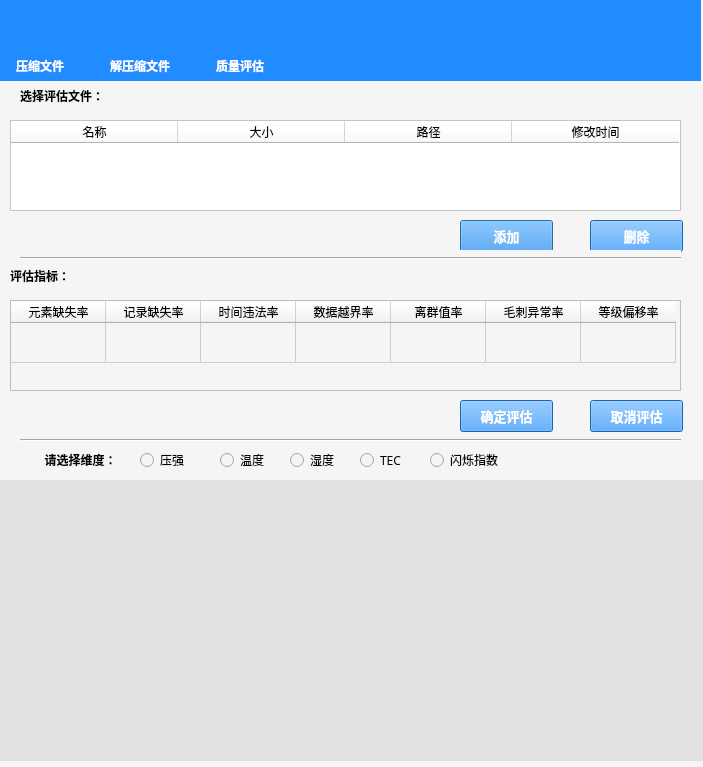
<?xml version="1.0" encoding="UTF-8"?>
<ui version="4.0">
 <class>EvaluateUI</class>
 <widget class="QDialog" name="EvaluateUI">
  <property name="geometry">
   <rect>
    <x>0</x>
    <y>0</y>
    <width>703</width>
    <height>767</height>
   </rect>
  </property>
  <property name="font">
   <font>
    <family>Adobe Devanagari</family>
   </font>
  </property>
  <property name="focusPolicy">
   <enum>Qt::TabFocus</enum>
  </property>
  <property name="windowTitle">
   <string>评估界面</string>
  </property>
  <property name="styleSheet">
   <string notr="true">background-color: rgb(245, 245, 245);</string>
  </property>
  <widget class="QLabel" name="label">
   <property name="geometry">
    <rect>
     <x>20</x>
     <y>440</y>
     <width>121</width>
     <height>41</height>
    </rect>
   </property>
   <property name="font">
    <font>
     <family>Adobe Devanagari</family>
     <weight>75</weight>
     <bold>true</bold>
    </font>
   </property>
   <property name="focusPolicy">
    <enum>Qt::TabFocus</enum>
   </property>
   <property name="styleSheet">
    <string notr="true">color: rgb(0, 0, 0);</string>
   </property>
   <property name="text">
    <string>请选择维度：</string>
   </property>
   <property name="alignment">
    <set>Qt::AlignCenter</set>
   </property>
  </widget>
  <widget class="QLabel" name="dis_picture">
   <property name="geometry">
    <rect>
     <x>0</x>
     <y>480</y>
     <width>711</width>
     <height>281</height>
    </rect>
   </property>
   <property name="styleSheet">
    <string notr="true">background-color: rgb(226, 226, 226);</string>
   </property>
   <property name="text">
    <string/>
   </property>
  </widget>
  <widget class="QTableWidget" name="index_tab">
   <property name="geometry">
    <rect>
     <x>10</x>
     <y>300</y>
     <width>671</width>
     <height>91</height>
    </rect>
   </property>
   <property name="font">
    <font>
     <family>Adobe Devanagari</family>
     <pointsize>13</pointsize>
    </font>
   </property>
   <property name="showGrid">
    <bool>true</bool>
   </property>
   <attribute name="horizontalHeaderVisible">
    <bool>true</bool>
   </attribute>
   <attribute name="horizontalHeaderDefaultSectionSize">
    <number>95</number>
   </attribute>
   <attribute name="verticalHeaderVisible">
    <bool>false</bool>
   </attribute>
   <attribute name="verticalHeaderCascadingSectionResizes">
    <bool>false</bool>
   </attribute>
   <attribute name="verticalHeaderMinimumSectionSize">
    <number>21</number>
   </attribute>
   <attribute name="verticalHeaderDefaultSectionSize">
    <number>40</number>
   </attribute>
   <attribute name="verticalHeaderHighlightSections">
    <bool>true</bool>
   </attribute>
   <row>
    <property name="text">
     <string>1</string>
    </property>
   </row>
   <column>
    <property name="text">
     <string>元素缺失率</string>
    </property>
   </column>
   <column>
    <property name="text">
     <string>记录缺失率</string>
    </property>
   </column>
   <column>
    <property name="text">
     <string>时间违法率</string>
    </property>
   </column>
   <column>
    <property name="text">
     <string>数据越界率</string>
    </property>
   </column>
   <column>
    <property name="text">
     <string>离群值率</string>
    </property>
   </column>
   <column>
    <property name="text">
     <string>毛刺异常率</string>
    </property>
   </column>
   <column>
    <property name="text">
     <string>等级偏移率</string>
    </property>
   </column>
  </widget>
  <widget class="QRadioButton" name="radio_pre">
   <property name="geometry">
    <rect>
     <x>140</x>
     <y>450</y>
     <width>61</width>
     <height>20</height>
    </rect>
   </property>
   <property name="text">
    <string>压强</string>
   </property>
   <property name="iconSize">
    <size>
     <width>11</width>
     <height>11</height>
    </size>
   </property>
  </widget>
  <widget class="QRadioButton" name="radio_tem">
   <property name="geometry">
    <rect>
     <x>220</x>
     <y>450</y>
     <width>61</width>
     <height>20</height>
    </rect>
   </property>
   <property name="text">
    <string>温度</string>
   </property>
  </widget>
  <widget class="QRadioButton" name="radio_moi">
   <property name="geometry">
    <rect>
     <x>290</x>
     <y>450</y>
     <width>51</width>
     <height>20</height>
    </rect>
   </property>
   <property name="text">
    <string>湿度</string>
   </property>
  </widget>
  <widget class="QRadioButton" name="radio_fli">
   <property name="geometry">
    <rect>
     <x>430</x>
     <y>450</y>
     <width>91</width>
     <height>20</height>
    </rect>
   </property>
   <property name="text">
    <string>闪烁指数</string>
   </property>
  </widget>
  <widget class="QRadioButton" name="radio_TEC">
   <property name="geometry">
    <rect>
     <x>360</x>
     <y>450</y>
     <width>61</width>
     <height>20</height>
    </rect>
   </property>
   <property name="text">
    <string>TEC</string>
   </property>
  </widget>
  <widget class="Line" name="line">
   <property name="geometry">
    <rect>
     <x>20</x>
     <y>430</y>
     <width>661</width>
     <height>20</height>
    </rect>
   </property>
   <property name="orientation">
    <enum>Qt::Horizontal</enum>
   </property>
  </widget>
  <widget class="QLabel" name="label_2">
   <property name="geometry">
    <rect>
     <x>10</x>
     <y>260</y>
     <width>101</width>
     <height>31</height>
    </rect>
   </property>
   <property name="font">
    <font>
     <family>Adobe Devanagari</family>
     <weight>75</weight>
     <bold>true</bold>
    </font>
   </property>
   <property name="styleSheet">
    <string notr="true">color: rgb(0, 0, 0);</string>
   </property>
   <property name="text">
    <string>评估指标：</string>
   </property>
  </widget>
  <widget class="QTableWidget" name="file_info">
   <property name="geometry">
    <rect>
     <x>10</x>
     <y>120</y>
     <width>671</width>
     <height>91</height>
    </rect>
   </property>
   <property name="styleSheet">
    <string notr="true">background-color: rgb(255, 255, 255);</string>
   </property>
   <property name="lineWidth">
    <number>3</number>
   </property>
   <property name="sizeAdjustPolicy">
    <enum>QAbstractScrollArea::AdjustToContents</enum>
   </property>
   <property name="showGrid">
    <bool>false</bool>
   </property>
   <property name="rowCount">
    <number>0</number>
   </property>
   <attribute name="horizontalHeaderVisible">
    <bool>true</bool>
   </attribute>
   <attribute name="horizontalHeaderCascadingSectionResizes">
    <bool>false</bool>
   </attribute>
   <attribute name="horizontalHeaderMinimumSectionSize">
    <number>28</number>
   </attribute>
   <attribute name="horizontalHeaderDefaultSectionSize">
    <number>167</number>
   </attribute>
   <attribute name="verticalHeaderVisible">
    <bool>false</bool>
   </attribute>
   <attribute name="verticalHeaderMinimumSectionSize">
    <number>37</number>
   </attribute>
   <attribute name="verticalHeaderDefaultSectionSize">
    <number>45</number>
   </attribute>
   <column>
    <property name="text">
     <string>名称</string>
    </property>
   </column>
   <column>
    <property name="text">
     <string>大小</string>
    </property>
   </column>
   <column>
    <property name="text">
     <string>路径</string>
    </property>
   </column>
   <column>
    <property name="text">
     <string>修改时间</string>
    </property>
   </column>
  </widget>
  <widget class="QPushButton" name="scan_file">
   <property name="geometry">
    <rect>
     <x>460</x>
     <y>220</y>
     <width>93</width>
     <height>32</height>
    </rect>
   </property>
   <property name="font">
    <font>
     <family>Adobe Devanagari</family>
     <pointsize>10</pointsize>
     <weight>75</weight>
     <bold>true</bold>
    </font>
   </property>
   <property name="styleSheet">
    <string notr="true">background-color: rgb(32, 140, 255);
color: rgb(255, 255, 255);</string>
   </property>
   <property name="text">
    <string>添加</string>
   </property>
  </widget>
  <widget class="QPushButton" name="delete_file">
   <property name="geometry">
    <rect>
     <x>590</x>
     <y>220</y>
     <width>93</width>
     <height>32</height>
    </rect>
   </property>
   <property name="font">
    <font>
     <family>Adobe Devanagari</family>
     <pointsize>10</pointsize>
     <weight>75</weight>
     <bold>true</bold>
    </font>
   </property>
   <property name="styleSheet">
    <string notr="true">background-color: rgb(32, 140, 255);
color: rgb(255, 255, 255);</string>
   </property>
   <property name="text">
    <string>删除</string>
   </property>
  </widget>
  <widget class="Line" name="line_2">
   <property name="geometry">
    <rect>
     <x>20</x>
     <y>250</y>
     <width>661</width>
     <height>16</height>
    </rect>
   </property>
   <property name="orientation">
    <enum>Qt::Horizontal</enum>
   </property>
  </widget>
  <widget class="QPushButton" name="comfirm_evaluate">
   <property name="geometry">
    <rect>
     <x>460</x>
     <y>400</y>
     <width>93</width>
     <height>32</height>
    </rect>
   </property>
   <property name="font">
    <font>
     <family>Adobe Devanagari</family>
     <pointsize>10</pointsize>
     <weight>75</weight>
     <bold>true</bold>
    </font>
   </property>
   <property name="styleSheet">
    <string notr="true">background-color: rgb(32, 140, 255);
color: rgb(255, 255, 255);</string>
   </property>
   <property name="text">
    <string>确定评估</string>
   </property>
  </widget>
  <widget class="QPushButton" name="cancel_evaluate">
   <property name="geometry">
    <rect>
     <x>590</x>
     <y>400</y>
     <width>93</width>
     <height>32</height>
    </rect>
   </property>
   <property name="font">
    <font>
     <family>Adobe Devanagari</family>
     <pointsize>10</pointsize>
     <weight>75</weight>
     <bold>true</bold>
    </font>
   </property>
   <property name="styleSheet">
    <string notr="true">background-color: rgb(32, 140, 255);
color: rgb(255, 255, 255);</string>
   </property>
   <property name="text">
    <string>取消评估</string>
   </property>
  </widget>
  <widget class="QLabel" name="label_3">
   <property name="geometry">
    <rect>
     <x>20</x>
     <y>80</y>
     <width>121</width>
     <height>31</height>
    </rect>
   </property>
   <property name="font">
    <font>
     <family>Adobe Devanagari</family>
     <weight>75</weight>
     <bold>true</bold>
    </font>
   </property>
   <property name="styleSheet">
    <string notr="true">color: rgb(0, 0, 0);</string>
   </property>
   <property name="text">
    <string>选择评估文件：</string>
   </property>
  </widget>
  <widget class="QWidget" name="widget" native="true">
   <property name="geometry">
    <rect>
     <x>0</x>
     <y>0</y>
     <width>701</width>
     <height>81</height>
    </rect>
   </property>
   <property name="styleSheet">
    <string notr="true">background-color: rgb(32, 140, 255);</string>
   </property>
   <widget class="QPushButton" name="btn_com">
    <property name="geometry">
     <rect>
      <x>20</x>
      <y>0</y>
      <width>61</width>
      <height>51</height>
     </rect>
    </property>
    <property name="font">
     <font>
      <family>Adobe Devanagari</family>
      <pointsize>14</pointsize>
      <weight>75</weight>
      <bold>true</bold>
     </font>
    </property>
    <property name="styleSheet">
     <string notr="true">border-radius:100px;</string>
    </property>
    <property name="text">
     <string/>
    </property>
    <property name="icon">
     <iconset resource="../../../Compress/DataCompress/dcmp/picture.qrc">
      <normaloff>:/image/10.png</normaloff>:/image/10.png</iconset>
    </property>
    <property name="iconSize">
     <size>
      <width>50</width>
      <height>50</height>
     </size>
    </property>
    <property name="autoRepeat">
     <bool>false</bool>
    </property>
   </widget>
   <widget class="QPushButton" name="btn_dis">
    <property name="geometry">
     <rect>
      <x>120</x>
      <y>0</y>
      <width>61</width>
      <height>51</height>
     </rect>
    </property>
    <property name="font">
     <font>
      <family>Adobe Devanagari</family>
      <pointsize>14</pointsize>
      <weight>75</weight>
      <bold>true</bold>
     </font>
    </property>
    <property name="styleSheet">
     <string notr="true">border-radius:100px;</string>
    </property>
    <property name="text">
     <string/>
    </property>
    <property name="icon">
     <iconset resource="../../../Compress/DataCompress/dcmp/picture.qrc">
      <normaloff>:/image/11.png</normaloff>:/image/11.png</iconset>
    </property>
    <property name="iconSize">
     <size>
      <width>50</width>
      <height>50</height>
     </size>
    </property>
   </widget>
   <widget class="QPushButton" name="btn_eva">
    <property name="geometry">
     <rect>
      <x>220</x>
      <y>0</y>
      <width>61</width>
      <height>51</height>
     </rect>
    </property>
    <property name="font">
     <font>
      <family>Adobe Devanagari</family>
      <pointsize>14</pointsize>
      <weight>75</weight>
      <bold>true</bold>
     </font>
    </property>
    <property name="styleSheet">
     <string notr="true">border-radius:100px;</string>
    </property>
    <property name="text">
     <string/>
    </property>
    <property name="icon">
     <iconset resource="../../../Compress/DataCompress/dcmp/picture.qrc">
      <normaloff>:/image/12.png</normaloff>:/image/12.png</iconset>
    </property>
    <property name="iconSize">
     <size>
      <width>50</width>
      <height>50</height>
     </size>
    </property>
    <property name="autoRepeat">
     <bool>false</bool>
    </property>
   </widget>
   <widget class="QLabel" name="label_7">
    <property name="geometry">
     <rect>
      <x>10</x>
      <y>50</y>
      <width>81</width>
      <height>31</height>
     </rect>
    </property>
    <property name="font">
     <font>
      <family>Adobe Devanagari</family>
      <weight>75</weight>
      <bold>true</bold>
     </font>
    </property>
    <property name="styleSheet">
     <string notr="true">color: rgb(255, 255, 255);
background：transparent；</string>
    </property>
    <property name="text">
     <string>  压缩文件</string>
    </property>
   </widget>
   <widget class="QLabel" name="label_8">
    <property name="geometry">
     <rect>
      <x>110</x>
      <y>50</y>
      <width>91</width>
      <height>31</height>
     </rect>
    </property>
    <property name="font">
     <font>
      <family>Adobe Devanagari</family>
      <weight>75</weight>
      <bold>true</bold>
     </font>
    </property>
    <property name="styleSheet">
     <string notr="true">color: rgb(255, 255, 255);
background：transparent；</string>
    </property>
    <property name="text">
     <string>解压缩文件</string>
    </property>
   </widget>
   <widget class="QLabel" name="label_9">
    <property name="geometry">
     <rect>
      <x>210</x>
      <y>50</y>
      <width>81</width>
      <height>31</height>
     </rect>
    </property>
    <property name="font">
     <font>
      <family>Adobe Devanagari</family>
      <weight>75</weight>
      <bold>true</bold>
     </font>
    </property>
    <property name="styleSheet">
     <string notr="true">color: rgb(255, 255, 255);
background：transparent；</string>
    </property>
    <property name="text">
     <string>  质量评估</string>
    </property>
   </widget>
  </widget>
 </widget>
 <resources>
  <include location="../../../Compress/DataCompress/dcmp/picture.qrc"/>
 </resources>
 <connections>
  <connection>
   <sender>scan_file</sender>
   <signal>clicked()</signal>
   <receiver>EvaluateUI</receiver>
   <slot>select_evafile()</slot>
   <hints>
    <hint type="sourcelabel">
     <x>494</x>
     <y>251</y>
    </hint>
    <hint type="destinationlabel">
     <x>464</x>
     <y>231</y>
    </hint>
   </hints>
  </connection>
  <connection>
   <sender>delete_file</sender>
   <signal>clicked()</signal>
   <receiver>EvaluateUI</receiver>
   <slot>delete_evafile()</slot>
   <hints>
    <hint type="sourcelabel">
     <x>622</x>
     <y>251</y>
    </hint>
    <hint type="destinationlabel">
     <x>595</x>
     <y>225</y>
    </hint>
   </hints>
  </connection>
  <connection>
   <sender>radio_pre</sender>
   <signal>clicked()</signal>
   <receiver>EvaluateUI</receiver>
   <slot>handle_type()</slot>
   <hints>
    <hint type="sourcelabel">
     <x>178</x>
     <y>469</y>
    </hint>
    <hint type="destinationlabel">
     <x>42</x>
     <y>347</y>
    </hint>
   </hints>
  </connection>
  <connection>
   <sender>radio_tem</sender>
   <signal>clicked()</signal>
   <receiver>EvaluateUI</receiver>
   <slot>handle_type()</slot>
   <hints>
    <hint type="sourcelabel">
     <x>260</x>
     <y>469</y>
    </hint>
    <hint type="destinationlabel">
     <x>212</x>
     <y>328</y>
    </hint>
   </hints>
  </connection>
  <connection>
   <sender>radio_moi</sender>
   <signal>clicked()</signal>
   <receiver>EvaluateUI</receiver>
   <slot>handle_type()</slot>
   <hints>
    <hint type="sourcelabel">
     <x>310</x>
     <y>469</y>
    </hint>
    <hint type="destinationlabel">
     <x>22</x>
     <y>438</y>
    </hint>
   </hints>
  </connection>
  <connection>
   <sender>radio_TEC</sender>
   <signal>clicked()</signal>
   <receiver>EvaluateUI</receiver>
   <slot>handle_type()</slot>
   <hints>
    <hint type="sourcelabel">
     <x>382</x>
     <y>469</y>
    </hint>
    <hint type="destinationlabel">
     <x>228</x>
     <y>520</y>
    </hint>
   </hints>
  </connection>
  <connection>
   <sender>radio_fli</sender>
   <signal>clicked()</signal>
   <receiver>EvaluateUI</receiver>
   <slot>handle_type()</slot>
   <hints>
    <hint type="sourcelabel">
     <x>493</x>
     <y>469</y>
    </hint>
    <hint type="destinationlabel">
     <x>118</x>
     <y>558</y>
    </hint>
   </hints>
  </connection>
  <connection>
   <sender>comfirm_evaluate</sender>
   <signal>clicked()</signal>
   <receiver>EvaluateUI</receiver>
   <slot>comfirm_evaluate()</slot>
   <hints>
    <hint type="sourcelabel">
     <x>456</x>
     <y>415</y>
    </hint>
    <hint type="destinationlabel">
     <x>363</x>
     <y>364</y>
    </hint>
   </hints>
  </connection>
  <connection>
   <sender>cancel_evaluate</sender>
   <signal>clicked()</signal>
   <receiver>EvaluateUI</receiver>
   <slot>cancel_evaluate()</slot>
   <hints>
    <hint type="sourcelabel">
     <x>599</x>
     <y>415</y>
    </hint>
    <hint type="destinationlabel">
     <x>651</x>
     <y>344</y>
    </hint>
   </hints>
  </connection>
  <connection>
   <sender>btn_com</sender>
   <signal>clicked()</signal>
   <receiver>EvaluateUI</receiver>
   <slot>to_comUI()</slot>
   <hints>
    <hint type="sourcelabel">
     <x>52</x>
     <y>30</y>
    </hint>
    <hint type="destinationlabel">
     <x>220</x>
     <y>98</y>
    </hint>
   </hints>
  </connection>
  <connection>
   <sender>btn_dis</sender>
   <signal>clicked()</signal>
   <receiver>EvaluateUI</receiver>
   <slot>to_decomUI()</slot>
   <hints>
    <hint type="sourcelabel">
     <x>159</x>
     <y>34</y>
    </hint>
    <hint type="destinationlabel">
     <x>396</x>
     <y>99</y>
    </hint>
   </hints>
  </connection>
 </connections>
 <slots>
  <slot>select_evafile()</slot>
  <slot>comfirm_evaluate()</slot>
  <slot>cancel_evaluate()</slot>
  <slot>display_result()</slot>
  <slot>handle_type()</slot>
  <slot>handle_moon()</slot>
  <slot>delete_evafile()</slot>
  <slot>to_comUI()</slot>
  <slot>to_decomUI()</slot>
  <slot>to_evaUI()</slot>
 </slots>
</ui>
